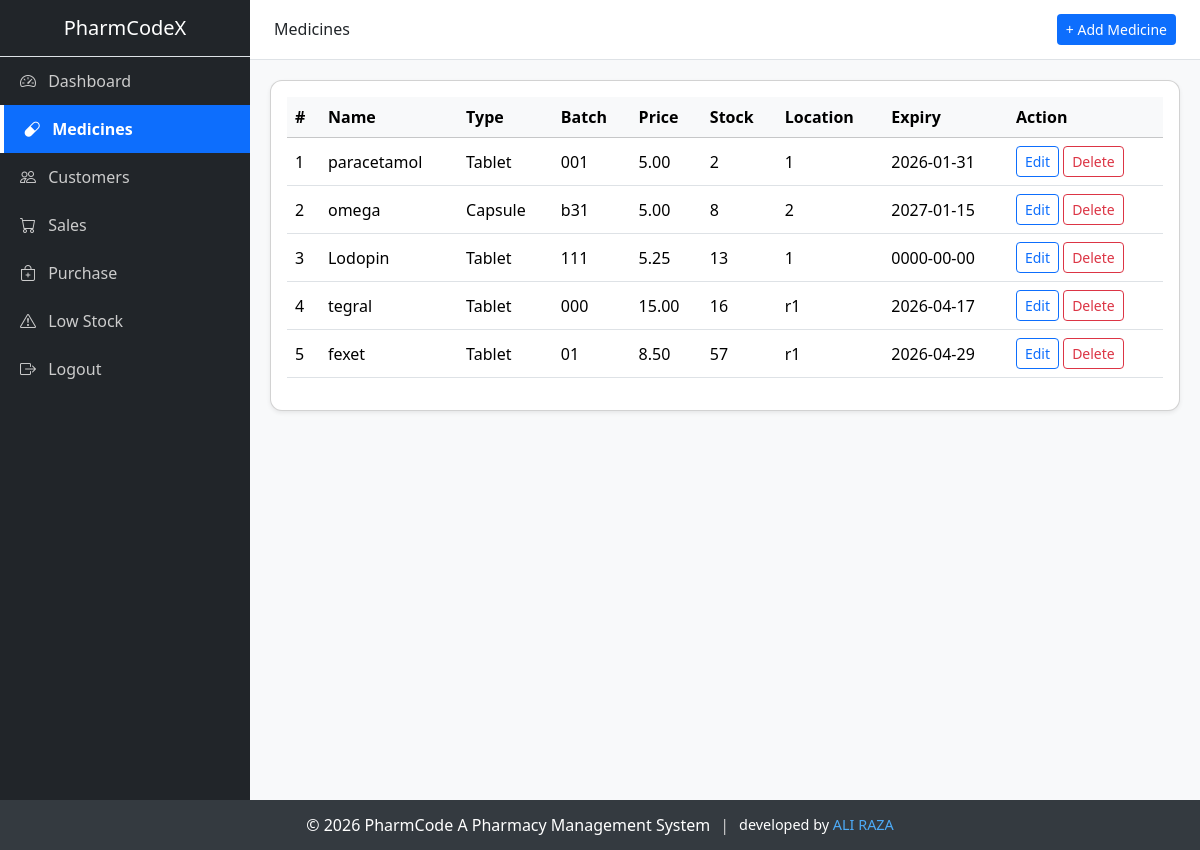
The app's page /mutual/medicine.php with its own data.
### tables this page shows
CREATE TABLE `medicines` (
  `id` int(11) NOT NULL AUTO_INCREMENT,
  `name` varchar(100) NOT NULL,
  `type` varchar(10) NOT NULL,
  `batch_no` varchar(50) NOT NULL,
  `price` decimal(10,2) NOT NULL,
  `quantity` int(11) NOT NULL DEFAULT 0,
  `location` varchar(10) NOT NULL,
  `expiry_date` date NOT NULL,
  `created_at` timestamp NOT NULL DEFAULT current_timestamp(),
  PRIMARY KEY (`id`)
);

### mutual/medicine.php (the view, shortened to what this page needs)
<?php
include('../config/connection.php');
$result = $conn->query("SELECT * FROM medicines");
?>
<!DOCTYPE html>
<html lang="en">
<head>
<link href="https://cdn.jsdelivr.net/npm/bootstrap@5.3.2/dist/css/bootstrap.min.css" rel="stylesheet">
</head>
<body class="admin-theme">
<div class="d-flex">
<?php include('../includes/sidebar.php'); ?>
<div class="flex-grow-1">
<div class="topbar d-flex align-items-center justify-content-between px-4">
    <h6 class="mb-0">Medicines</h6>
    <button class="btn btn-sm"
        style="background-color: var(--primary-color); color:#fff"
        data-bs-toggle="modal" data-bs-target="#addMedicineModal">
        + Add Medicine
    </button>
</div>
<div class="content">
<div class="card shadow-sm">
<div class="card-body">
<table class="table table-hover align-middle">
<thead class="table-light">
<tr>
    <th>#</th>
    <th>Name</th>
    <th>Type</th>
    <th>Batch</th>
    <th>Price</th>
    <th>Stock</th>
    <th>Location</th>
    <th>Expiry</th>
    <th>Action</th>
</tr>
</thead>
<tbody>
<?php $i=1; while($row=$result->fetch_assoc()): ?>
<tr data-id="<?= $row['id'] ?>">
    <td><?= $i++ ?></td>
    <td class="name"><?= htmlspecialchars($row['name']) ?></td>
    <td class="type"><?= htmlspecialchars($row['type']) ?></td>
    <td class="batch"><?= htmlspecialchars($row['batch_no']) ?></td>
    <td class="price"><?= $row['price'] ?></td>
    <td class="qty"><?= $row['quantity'] ?></td>
    <td class="location"><?= htmlspecialchars($row['location']) ?></td>
    <td class="expiry"><?= $row['expiry_date'] ?></td>
    <td>
        <button class="btn btn-sm btn-outline-primary" onclick="openEditModal(this)">Edit</button>
        <button class="btn btn-sm btn-outline-danger" onclick="deleteMedicine(this)">Delete</button>
    </td>
</tr>
<?php endwhile; ?>
</tbody>
</table>
</div>
</div>
</div>
</div>
</div>
<?php include("../includes/footer.php"); ?>
</body>
</html>

### css/style.css (style rules this page uses)
:root { --primary-color: #0d6efd; --sidebar-bg: #212529; --text-muted: #adb5bd; }
body { background-color: #f8f9fa; font-family: 'Segoe UI', sans-serif; }
.topbar { height: 60px; background: #ffffff; border-bottom: 1px solid #dee2e6; }
.content { padding: 20px; }
.card { border-radius: 12px; }

### records on screen
medicines: name "paracetamol", type "Tablet", batch_no "001", price "5.00", quantity "2", location "1", expiry_date "2026-01-31"
medicines: name "omega", type "Capsule", batch_no "b31", price "5.00", quantity "8", location "2", expiry_date "2027-01-15"
medicines: name "Lodopin", type "Tablet", batch_no "111", price "5.25", quantity "13", location "1", expiry_date "0000-00-00"
medicines: name "tegral", type "Tablet", batch_no "000", price "15.00", quantity "16", location "r1", expiry_date "2026-04-17"
medicines: name "fexet", type "Tablet", batch_no "01", price "8.50", quantity "57", location "r1", expiry_date "2026-04-29"
